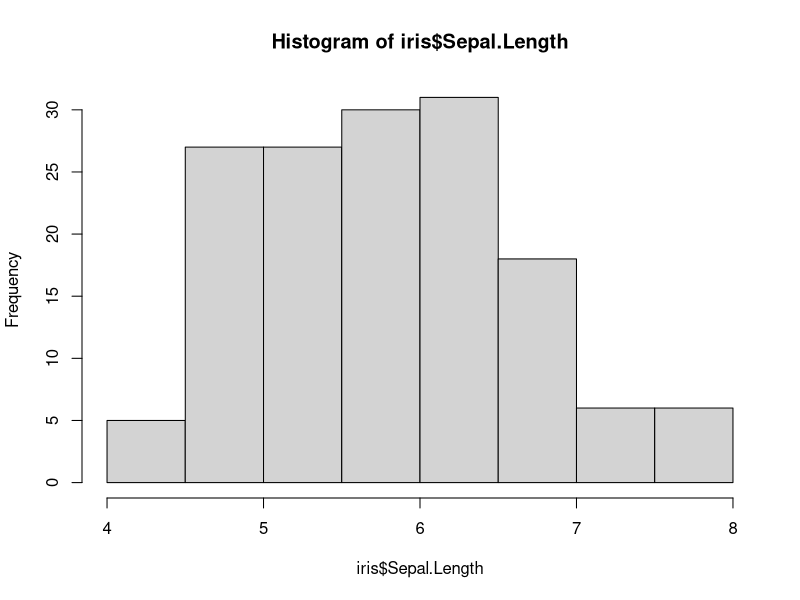
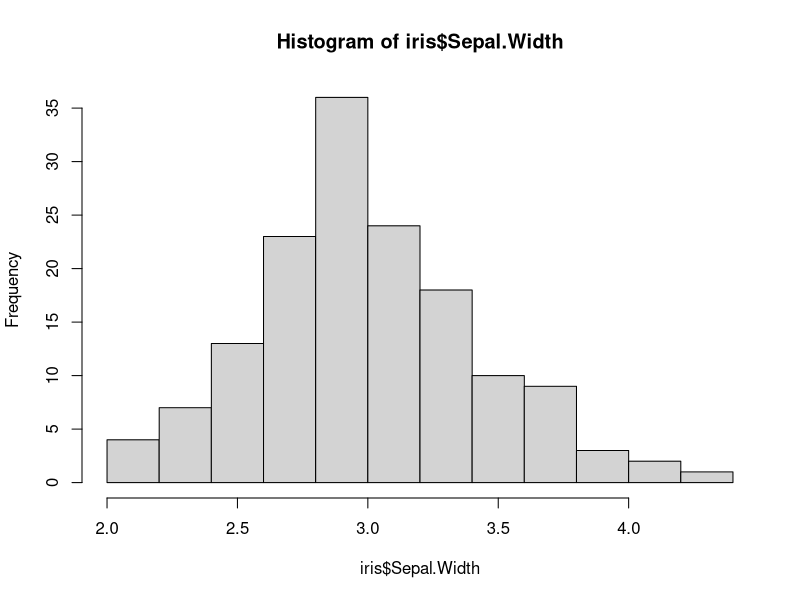
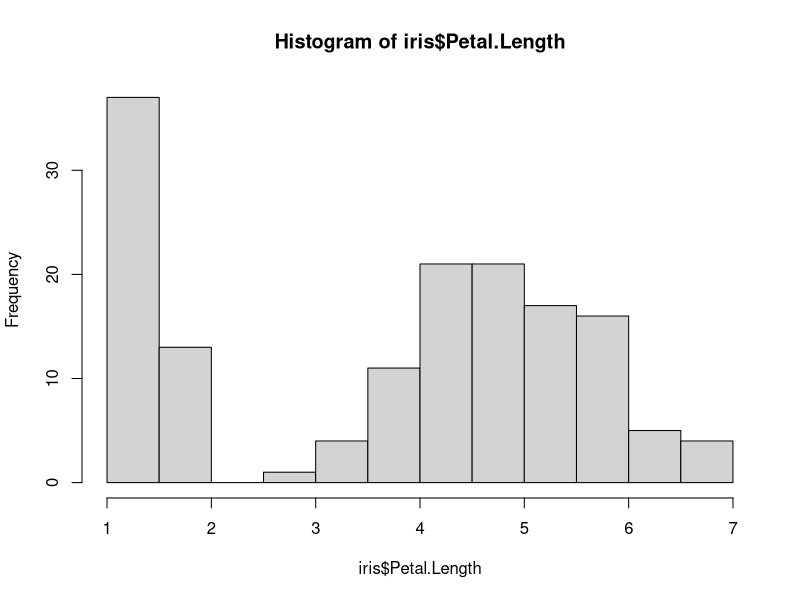
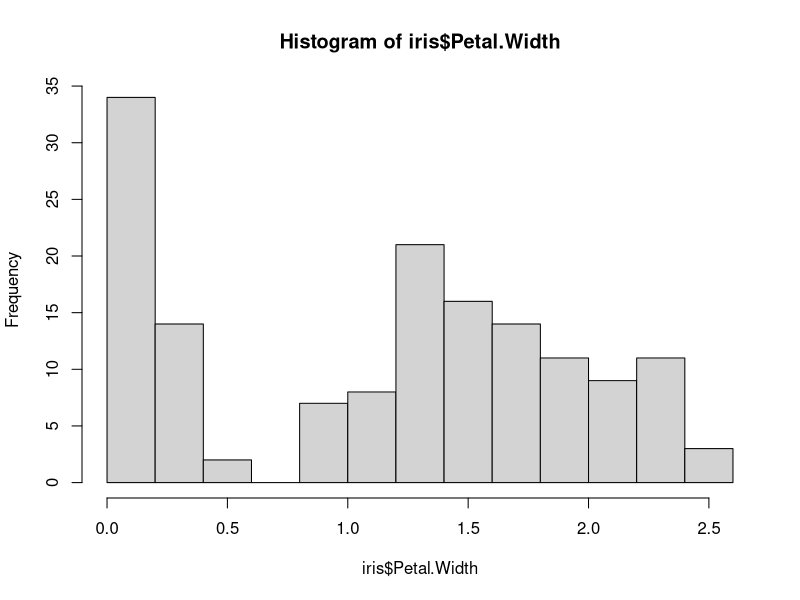
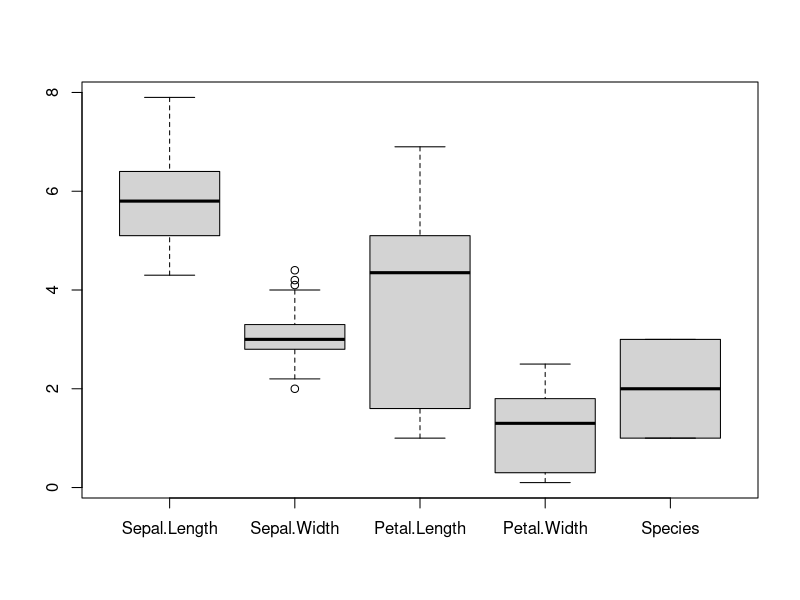
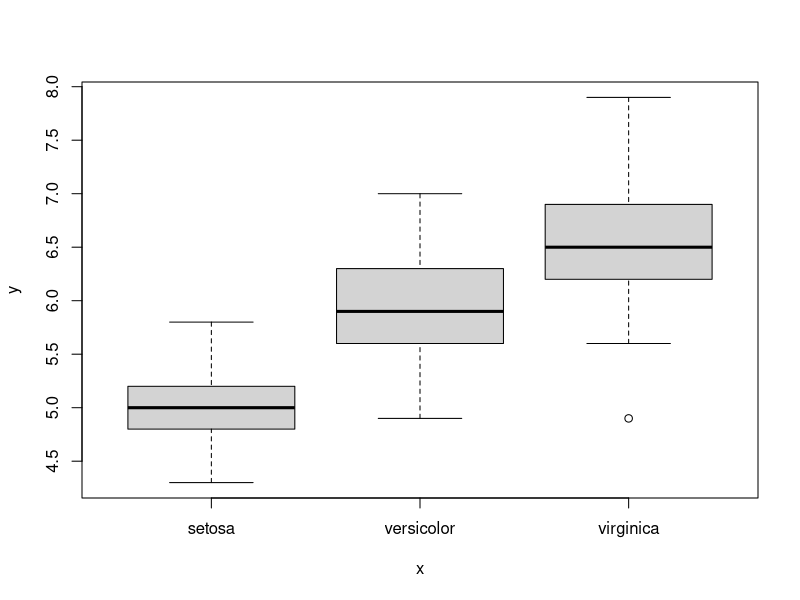
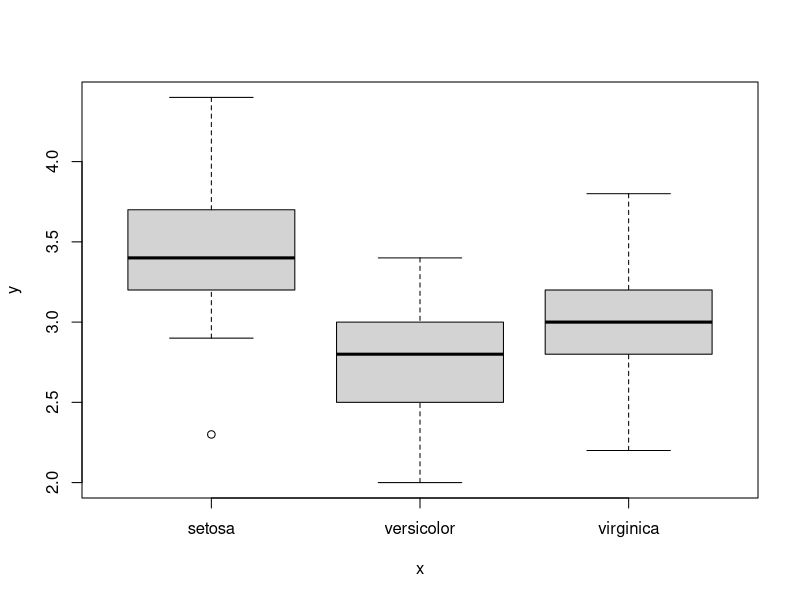
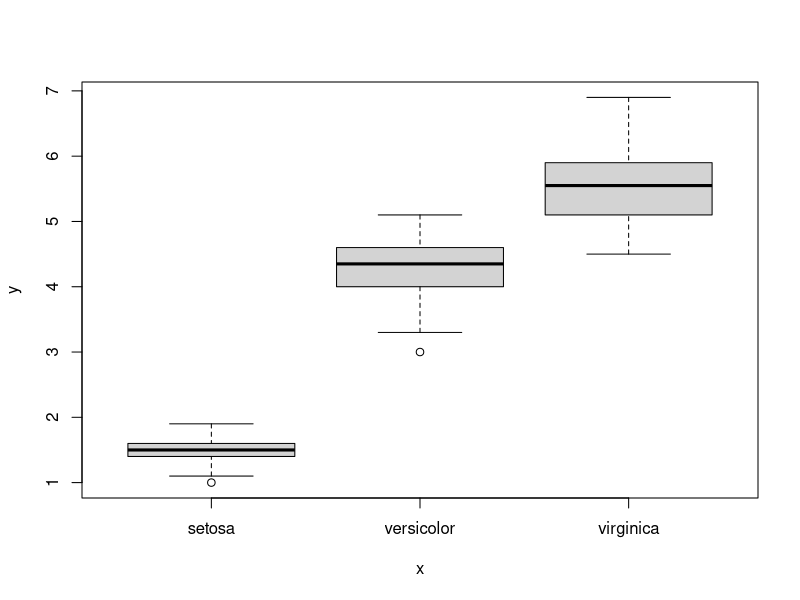

Source code (R) for these figures, in order:
## ---- chunk 1
data(iris)
## ---- chunk 2
head(iris)
dim(iris)
## ---- chunk 3
colnames(iris)
## ---- chunk 4
summary(iris)
## ---- chunk 5
min(iris$Sepal.Length)
quantile(iris$Sepal.Length,probs=0.25)
median(iris$Sepal.Length)
mean(iris$Sepal.Length)
quantile(iris$Sepal.Length,probs=0.75)
max(iris$Sepal.Length)
## ---- chunk 6
names(sort(-table(iris$Sepal.Length)))[1]
## ---- chunk 7
mode<-function(x){
  names(sort(-table(x)))[1]
}
## ---- chunk 8
mode(iris$Sepal.Width)
## ---- chunk 9
sd(iris$Sepal.Length)
var(iris$Sepal.Length)
range(iris$Sepal.Length)[1]-range(iris$Sepal.Length)[2]
quantile(iris$Sepal.Length,probs=0.25)-quantile(iris$Sepal.Length,probs=0.75)
## ---- chunk 10
hist(iris$Sepal.Length)
## ---- chunk 11
hist(iris$Sepal.Width)
## ---- chunk 12
hist(iris$Petal.Length)
## ---- chunk 13
hist(iris$Petal.Width)
## ---- chunk 14
boxplot(iris)
## ---- chunk 15
boxplot.stats(iris$Sepal.Width)
## ---- chunk 16
plot(iris$Species,iris$Sepal.Length)
## ---- chunk 17
plot(iris$Species,iris$Sepal.Width)
## ---- chunk 18
plot(iris$Species,iris$Petal.Length)
## ---- chunk 19
plot(iris$Species,iris$Petal.Width)
## ---- chunk 20
plot(iris$Sepal.Length,iris$Petal.Length)
## ---- chunk 21
plot(iris$Sepal.Width,iris$Petal.Width)
## ---- chunk 22
setosa<-subset(iris,iris$Species=='setosa')
## ---- chunk 23
plot(setosa$Sepal.Length,setosa$Petal.Length)
## ---- chunk 24
plot(setosa$Sepal.Width,setosa$Petal.Width)
## ---- chunk 25
plot(setosa$Sepal.Width,setosa$Sepal.Length)
## ---- chunk 26
cor(setosa[1:4])
## ---- chunk 27

